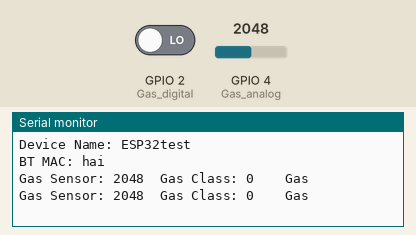
Simulated run of this sketch. Board: ESP32. Parts: the last lines printed to the serial monitor. The inputs (shaded band) are chosen by the test bench; at power-on: GPIO 4 (Gas_analog) = 2048, GPIO 2 (Gas_digital) LOW. Nothing arrives over Bluetooth unless stated.

Above: at 1.9 s.
2.0 s: GPIO 4 (Gas_analog) set to 1066
At 3.1 s:
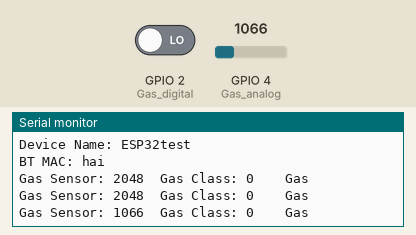
3.5 s: GPIO 4 (Gas_analog) set to 946
At 4.51 s:
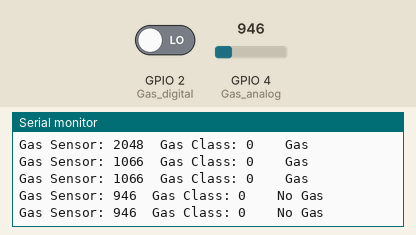

Measured:
- the behaviour switches between 1001 and 1000 on GPIO 4 (Gas_analog) (found by bisection; images 1 and 2)
- after the input at 2.0 s, the serial monitor: prints a new line after 0.21 s (image 1)
- after the input at 3.5 s, the serial monitor: prints a new line after 0.91 s (image 2)

The sketch:

new_code_esp32_mq6gas.ino
```cpp
#include "BluetoothSerial.h"
#include "esp_bt_device.h"

#if !defined(CONFIG_BT_ENABLED) || !defined(CONFIG_BLUEDROID_ENABLED)
#error Bluetooth is not enabled! Please run `make menuconfig` to and enable it
#endif
int Gas_analog = 4;    // used for ESP32
int Gas_digital = 2;   // used for ESP32
BluetoothSerial SerialBT;

void setup() {
  Serial.begin(115200);
  Serial.println("\n---Start---");
  pinMode(Gas_digital, INPUT);
  SerialBT.begin("ESP32test"); //Bluetooth device name

  Serial.println("The device started, now you can pair it with bluetooth!");
  Serial.println("Device Name: ESP32test");
  Serial.print("BT MAC: ");
  //printDeviceAddress();
  Serial.println("hai");
}

void loop() {
  int gassensorAnalog = analogRead(Gas_analog);
  int gassensorDigital = digitalRead(Gas_digital);

  Serial.print("Gas Sensor: ");
  SerialBT.print("Gas Sensor: ");
   SerialBT.print(gassensorAnalog);
  Serial.print(gassensorAnalog);
  Serial.print("\t");
  SerialBT.print("\t");
  Serial.print("Gas Class: ");
  SerialBT.print("Gas Class: ");
  Serial.print(gassensorDigital);
  SerialBT.print(gassensorDigital);
  Serial.print("\t");
  SerialBT.print("\t");
  Serial.print("\t");
  SerialBT.print("\t");

  if (gassensorAnalog > 1000) {
    Serial.println("Gas");
    SerialBT.print("Gas leakage");
    SerialBT.print("/n");
    SerialBT.print("LatLog");
    delay(1000);
  }
  else {
    Serial.println("No Gas");
    SerialBT.print("No Gas");
  }
  delay(100);
}
```
